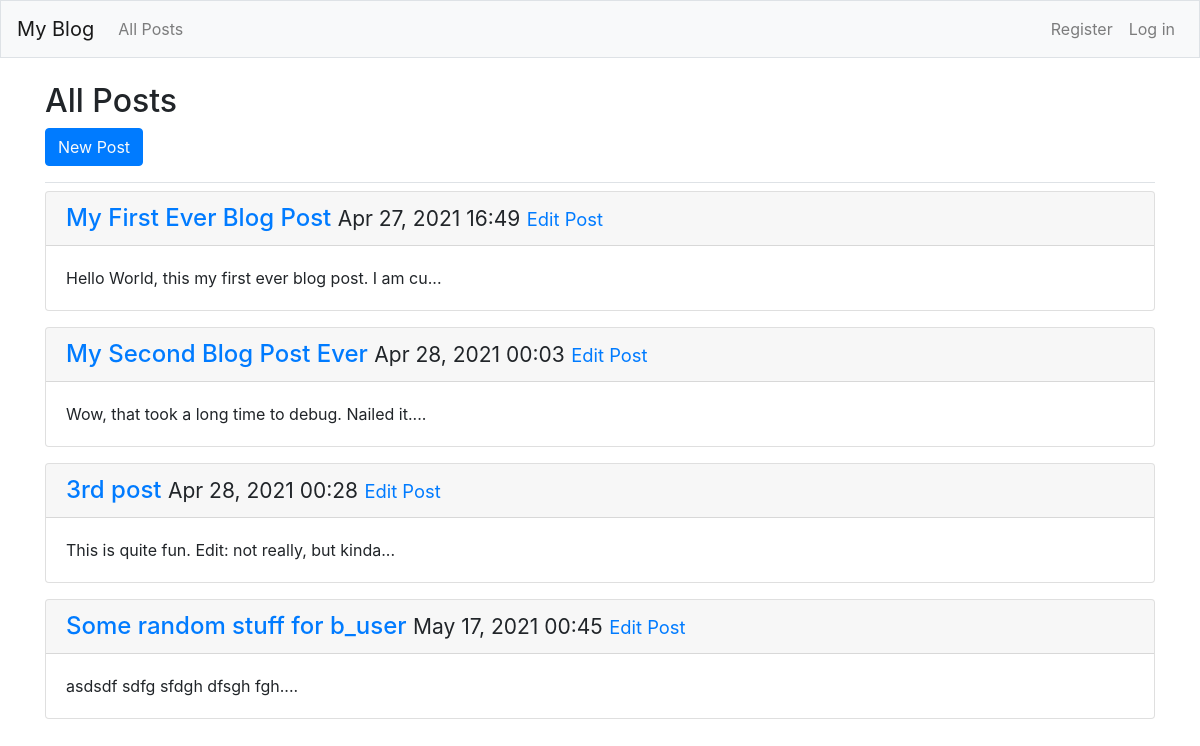
Page /blog_posts/ on the earlier database version.
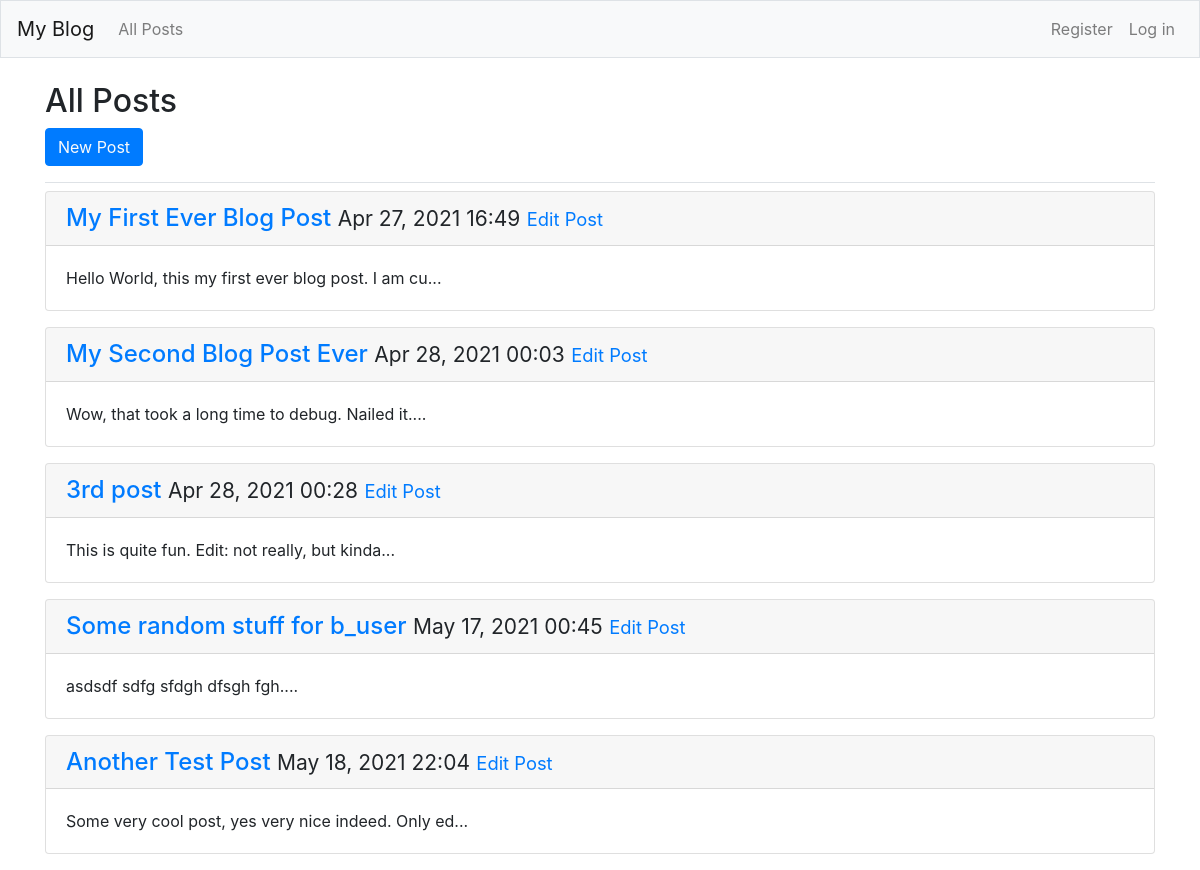
Same page on the later database version.
### blogs/models.py (models this page shows, shortened)
class BlogPost(models.Model):
    title = models.CharField(max_length=200)
    text = models.TextField()
    date_added = models.DateTimeField(auto_now_add=True)
    owner = models.ForeignKey(User, on_delete=models.CASCADE)

### blogs/views.py (the view)
# urls.py: path("blog_posts/", views.blog_posts, name="blog_posts"),
def blog_posts(request):
    blog_posts = BlogPost.objects.order_by("date_added")
    context = {'blog_posts': blog_posts}
    return render(request, "blogs/blog_posts.html", context)

### blogs/templates/blogs/blog_posts.html
{% extends "blogs/base.html" %}
{% load bootstrap4 %}
{% block page_header %}
	<h2>All Posts</h2>
	<h4>
		{% buttons %}
			<button name="new-post" class="btn btn-primary">
				<a href="{% url 'blogs:new_blog_post' %}" style="color: rgb(250, 250, 250)">New Post</a>
			</button>
		{% endbuttons %}
	</h4>
{% endblock page_header %}
{% block content %}
	{% for blog_post in blog_posts %}
		<div class="card mb-3">
			<h4 class="card-header">
				<a href="{% url 'blogs:post' blog_post.id %}">{{ blog_post.title }}</a>
				<small>{{ blog_post.date_added|date:'M d, Y H:i' }}</small>
				<small>
					<small>
						<a href="{% url 'blogs:edit_blog_post' blog_post.id %}">Edit Post</a>
					</small>
				</small>
			</h4>
			<div class="card-body">
				{{ blog_post.text|slice:":50" }}...
			</div>
		</div>
	{% empty %}
		<p>You have nothing posted at the moment.</p>
	{% endfor %}
{%endblock content%}

### blogs/templates/blogs/base.html (shortened to what this page needs)
{% load bootstrap4 %}
<!doctype html>
<html lang="en">
	<head>
		{% bootstrap_css %}
	</head>
	<body>
		<nav class="navbar navbar-expand-md navbar-light bg-light mb-4 border">
			<a href="{% url 'blogs:index' %}" class="navbar-brand">My Blog</a>
			<div class="collapse navbar-collapse" id="navbarCollapse">
				<ul class="navbar-nav mr-auto">
					<li class="nav-item"><a href="{% url 'blogs:blog_posts' %}" class="nav-link">All Posts</a></li>
				</ul>
				<ul class="navbar-nav ml-auto">
					{% if user.is_authenticated %}
						<li class="nav-item"><span class="navbar-text">Hello, {{ user.username  }}.</span></li>
						<li class="nav-item"><a href="{% url 'users:logout' %}" class="nav-link">Log out</a></li>
					{% else %}
						<li class="nav-item"><a href="{% url 'users:register' %}" class="nav-link">Register</a></li>
						<li class="nav-item"><a href="{% url 'users:login' %}" class="nav-link">Log in</a></li>
					{% endif %}
				</ul>
			</div>
		</nav>
		<main role="main" class="container">
			<div class="pb-2 mb-2 border-bottom">
				{% block page_header %}{% endblock page_header %}
			</div>
			<div>
				{% block content %}{% endblock content %}
			</div>
		</main>
	</body>
</html>

Differences in the rows shown:
added BlogPost: title "Another Test Post", date_added "May 18, 2021 22:04", text "Some very cool post, yes very nice indeed. Only ed"
